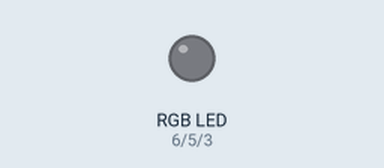
This sketch was run on a simulated Arduino Uno, built with avr-gcc and run on an emulated ATmega328P. On the bench: an RGB LED mixed from three pins (HIGH = lit). No radio packets arrive unless stated.

Above: at 0.12 s.
At 15.15 s:
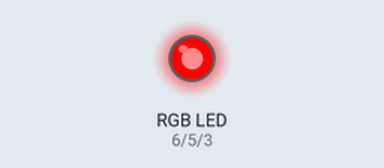
At 19.37 s:
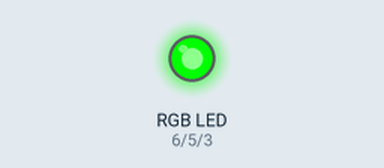
Timing chart, 0 to 19.7 s (numbered marks = the images above):
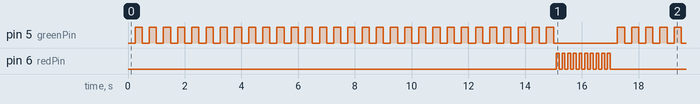

The sketch:

ComHubGateway.ino
```cpp
/*
    -----------------------------------
    Drip - Communication Hub Gateway (TEST)
    -----------------------------------
    Created by: Waleed Sawan
    Date: Dec. 18, 2018
    Description: Reads data recieved from the RF data transmitter (from the Field Probe) and relays it via Serial to the Uplink (Particle
    Photon). Also reads data from the Uplink and transmits it to the Field Valve. Integerates some basic RGB status lights. Does not integerate
    mesh. Works with one Field Probe and one Field Valve.

    Change Log:

    Date       | Change
    ----------------------------------------------------------------------------------------------
    12/18/2017 | Created preliminary program to recieve data and put onto Serial prompt
    12/28/2017 | Added sending with Particle Photon (Uplink)
    12/29/2017 | Removed Serial Prompt
    12/31/2017 | Added recieving with Particle Photon (Uplink)
    01/14/2018 | Added sending to Field Valve
    01/18/2018 | Removed ability to send and recieve from more than two stations to reduce error
    03/13/2018 | Added RGB status light
    04/14/2018 | Added more RGB status lights, such as connecting, error, and local mode
    04/18/2018 | Fixed several bugs with communication with Particle Photon (Uplink)
*/

// Intializing different libraries to control RF data transmitter

#include <SPI.h>
#include <nRF24L01.h>
#include <RF24.h>
RF24 radio(7, 8); // CE, CSN
const byte addresses[][6] = {"00001", "00002"};

// Intializing different variables to manage communication with Uplink, Probe, and Valve
int curMode = 0, esData = 0, connected = 0, cycle = 0, prevSend = 0;

// Intializing the RGB LED status light
const int numLEDs = 3;
int redPin = 6, greenPin = 5, bluePin = 3;
int redValue = 0, greenValue = 0, blueValue = 0;

// Setting up system clock for RGB LED delay
unsigned long previousMillis = 0, previousMillisSerial = 0;
const long interval = 1000;

void setup()
{
  // Setting up the LEDs
  pinMode(redPin, OUTPUT);
  pinMode(greenPin, OUTPUT);
  pinMode(bluePin, OUTPUT);

  // Intializing Serial Communication with Uplink (Particle Photon)
  Serial.begin(9600);

  // Setting up the gateway to transmit and recieve
  radio.begin();
  radio.setPALevel(RF24_PA_MAX);
  radio.openWritingPipe(addresses[1]); // 00001
  radio.openReadingPipe(1, addresses[0]); // 00002

  // Variable to determine whether or not to flash red for error
  boolean attemptConnect = true;

  // Milliseconds between flashes for the connecting time
  int flashSpeed = 250;

  // Recieving current time from onboard system clock
  unsigned long currentMillis = millis();

  while(connected != 1) // Ensure that the
  {
      // Recieving current time from onboard system clock
      currentMillis = millis();

      // Check if the status light should be on or off
      if(currentMillis - previousMillis >= flashSpeed)
      {
        previousMillis = currentMillis;
        if(attemptConnect)
        {
          if(currentMillis%15000 <= 2000 && currentMillis > 2000) // Turn RED for error
          {
            redValue = 255; greenValue = 0; blueValue = 0;
            flashSpeed = 100;
          }
          else // Turn GREEN for attempting connection
          {
            redValue = 0; greenValue = 255; blueValue = 0;
            flashSpeed = 250;
          }
          attemptConnect = false; // Turn status light off
        }
        else
        {
          if(currentMillis%15000 <= 2000 && currentMillis > 2000) // Different time interval for RED light vs. GREEN light
          {
            redValue = 0; greenValue = 0; blueValue = 0;
            flashSpeed = 100;
          }
          else
          {
            redValue = 0; greenValue = 0; blueValue = 0;
            flashSpeed = 250;
          }
          attemptConnect = true; // Turn status light on
        }
      }
      setColor(redValue, greenValue, blueValue); // Set RGB colors accordingly
      connected = Serial.read(); // Attempt to connect to Uplink
  }
}

void loop() {
  // Recieving current time from onboard system clock
  unsigned long currentMillis = millis();

  if(prevSend < 2500 && (currentMillis - previousMillisSerial >= 6000)) // Reading data from Field Probe
  {
    previousMillisSerial = currentMillis;
    radio.startListening();
    if (radio.available())
    {
      radio.read(&esData, sizeof(esData));
      esData = esData / 10; // Dividing value by 10 to stay within the integer range of the Serial
      Serial.write(esData); // Writing value to the Uplink
    }
  }

  curMode = Serial.read(); // Recieve current mode for the Field Valve

  if(curMode != -1) // If new value is recieved
  {
    prevSend = 0;
    radio.stopListening();
    radio.write(&curMode, sizeof(curMode)); // Send value through transmission pipeline
  }

  if(currentMillis - previousMillis >= 10) // Make RGB LED breath CYAN
  {
    prevSend++;
    previousMillis = currentMillis;
    if(prevSend >= 2500) // If disconnected for over 25s, change to YELLOW breathing
      setColor((sin(cycle * 0.0174533) + 1) * 127, 0, (sin(cycle * 0.0174533) + 1) * 127);
    else // Breath CYAN
      setColor(0, (sin(cycle * 0.0174533) + 1) * 127, (sin(cycle * 0.0174533) + 1) * 127);
    cycle++;
  }
}

// Function to set color of the RGB LED
void setColor(int red, int green, int blue)
{
  #ifdef COMMON_ANODE
    red = 255 - red;
    green = 255 - green;
    blue = 255 - blue;
  #endif
    analogWrite(redPin, red);
    analogWrite(greenPin, green);
    analogWrite(bluePin, blue);
}
```

Measured:
- by itself, pin 5 (greenPin): repeats every 15.0 s: HIGH 0.25 s, LOW 2.3 s, 25 × (HIGH 0.25 s, LOW 0.25 s)
- by itself, pin 6 (redPin): repeats every 15.0 s: 9 × (LOW 0.10 s, HIGH 0.10 s), LOW 13.1 s, HIGH 0.10 s
